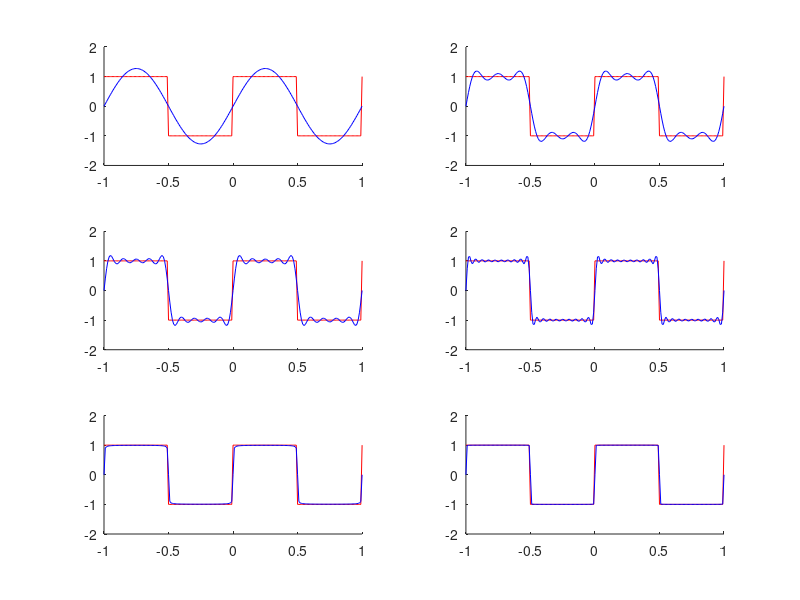

Reproduce this figure in MATLAB.
figure(1);

a = 0; % a determines the location of the subplot

for i=[1,3,5,10,50,500] % Approximation with different sine functions
    
    t = -1:0.01:1; % t is the time
    y1 = square(2*pi*t); % y1 is the graph of the squares
    
    y2 = 0;
    for j=1:2:(2*i)
        y2 = y2 + sin(2*pi*j*t)/j;
    end;
    y2 = y2 * 4/pi; % y2 is the value for the sine function
    
    a = a + 1;
    
    figure(1)
    subplot(3,2,[a]); % set the subplot
    hold on; % to have two curves in the subplot at the same time
    plot(t,y1,'r'); % draw the red line
    plot(t,y2,'b'); % draw the blue line
    axis([-1 1 -2 2]); % set the axes
end;
